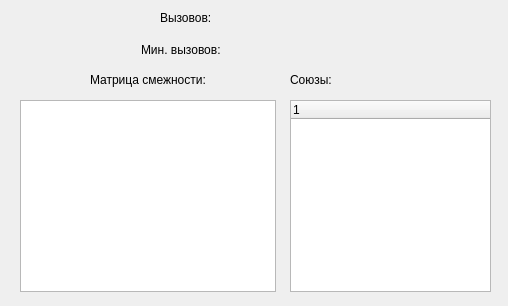
<?xml version="1.0" encoding="UTF-8"?>
<ui version="4.0">
 <class>MainWindow</class>
 <widget class="QMainWindow" name="MainWindow">
  <property name="geometry">
   <rect>
    <x>0</x>
    <y>0</y>
    <width>508</width>
    <height>306</height>
   </rect>
  </property>
  <property name="windowTitle">
   <string>MainWindow</string>
  </property>
  <widget class="QWidget" name="centralWidget">
   <widget class="QPushButton" name="openFile">
    <property name="geometry">
     <rect>
      <x>20</x>
      <y>10</y>
      <width>70</width>
      <height>70</height>
     </rect>
    </property>
    <property name="text">
     <string/>
    </property>
    <property name="icon">
     <iconset resource="res.qrc">
      <normaloff>:/Documents/untitled/1399142034_edit_property.png</normaloff>:/Documents/untitled/1399142034_edit_property.png</iconset>
    </property>
    <property name="iconSize">
     <size>
      <width>70</width>
      <height>70</height>
     </size>
    </property>
    <property name="flat">
     <bool>true</bool>
    </property>
   </widget>
   <widget class="QLabel" name="label">
    <property name="geometry">
     <rect>
      <x>160</x>
      <y>10</y>
      <width>62</width>
      <height>16</height>
     </rect>
    </property>
    <property name="text">
     <string>Вызовов:</string>
    </property>
   </widget>
   <widget class="QLabel" name="label_2">
    <property name="geometry">
     <rect>
      <x>141</x>
      <y>40</y>
      <width>81</width>
      <height>20</height>
     </rect>
    </property>
    <property name="text">
     <string>Мин. вызовов:</string>
    </property>
   </widget>
   <widget class="QLabel" name="viz">
    <property name="geometry">
     <rect>
      <x>240</x>
      <y>10</y>
      <width>62</width>
      <height>16</height>
     </rect>
    </property>
    <property name="text">
     <string/>
    </property>
   </widget>
   <widget class="QLabel" name="min_viz">
    <property name="geometry">
     <rect>
      <x>240</x>
      <y>40</y>
      <width>62</width>
      <height>16</height>
     </rect>
    </property>
    <property name="text">
     <string/>
    </property>
   </widget>
   <widget class="QTableWidget" name="tableWidget">
    <property name="geometry">
     <rect>
      <x>20</x>
      <y>100</y>
      <width>256</width>
      <height>192</height>
     </rect>
    </property>
   </widget>
   <widget class="QLabel" name="label_3">
    <property name="geometry">
     <rect>
      <x>90</x>
      <y>70</y>
      <width>151</width>
      <height>20</height>
     </rect>
    </property>
    <property name="text">
     <string>Матрица смежности:</string>
    </property>
   </widget>
   <widget class="QTreeWidget" name="treeWidget">
    <property name="geometry">
     <rect>
      <x>290</x>
      <y>100</y>
      <width>201</width>
      <height>192</height>
     </rect>
    </property>
    <column>
     <property name="text">
      <string notr="true">1</string>
     </property>
    </column>
   </widget>
   <widget class="QLabel" name="label_4">
    <property name="geometry">
     <rect>
      <x>290</x>
      <y>70</y>
      <width>151</width>
      <height>20</height>
     </rect>
    </property>
    <property name="text">
     <string>Союзы:</string>
    </property>
   </widget>
  </widget>
 </widget>
 <layoutdefault spacing="6" margin="11"/>
 <resources>
  <include location="res.qrc"/>
 </resources>
 <connections/>
</ui>
